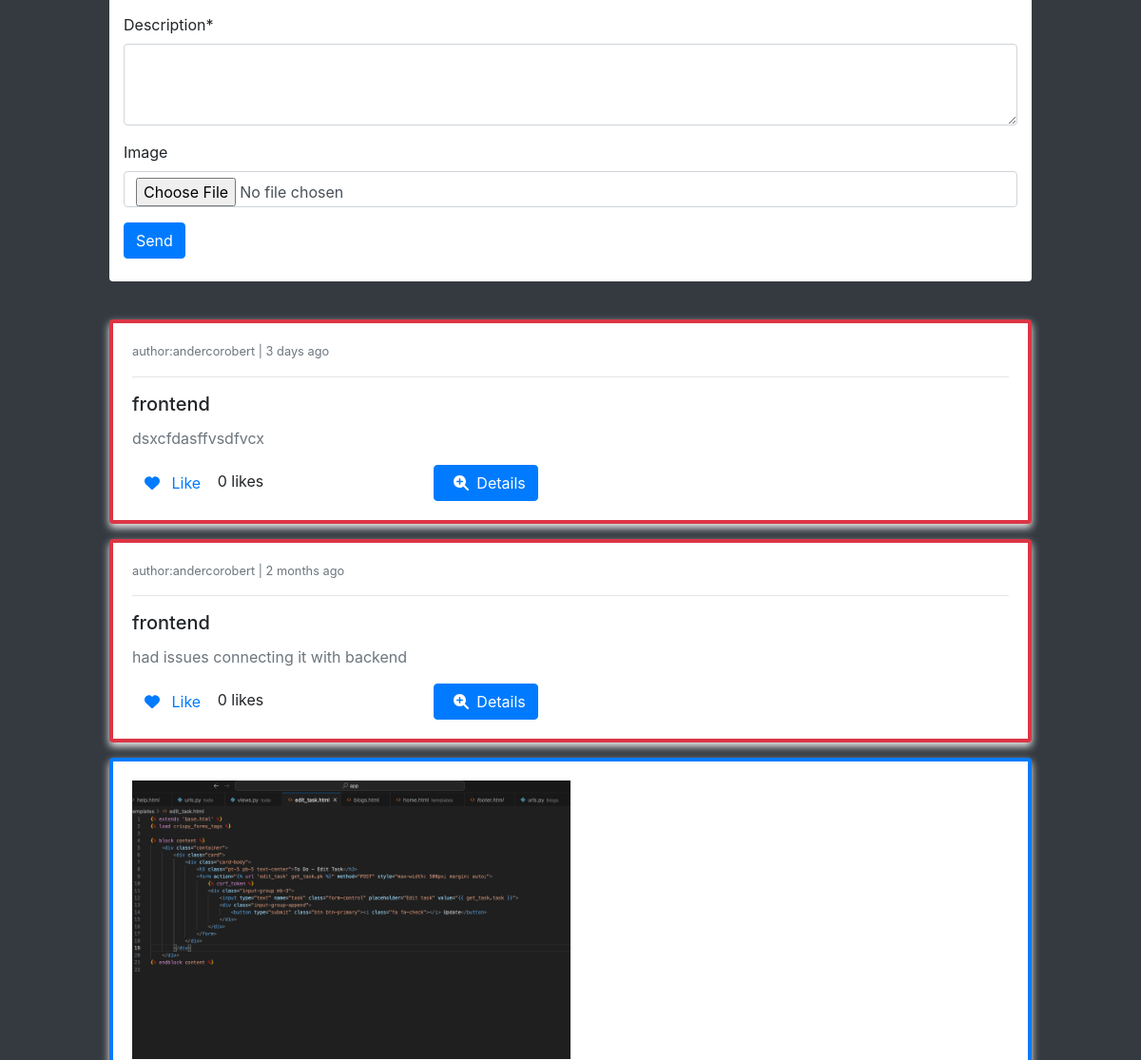
Before: /posts/ (signed in, middle part) with the older database file.
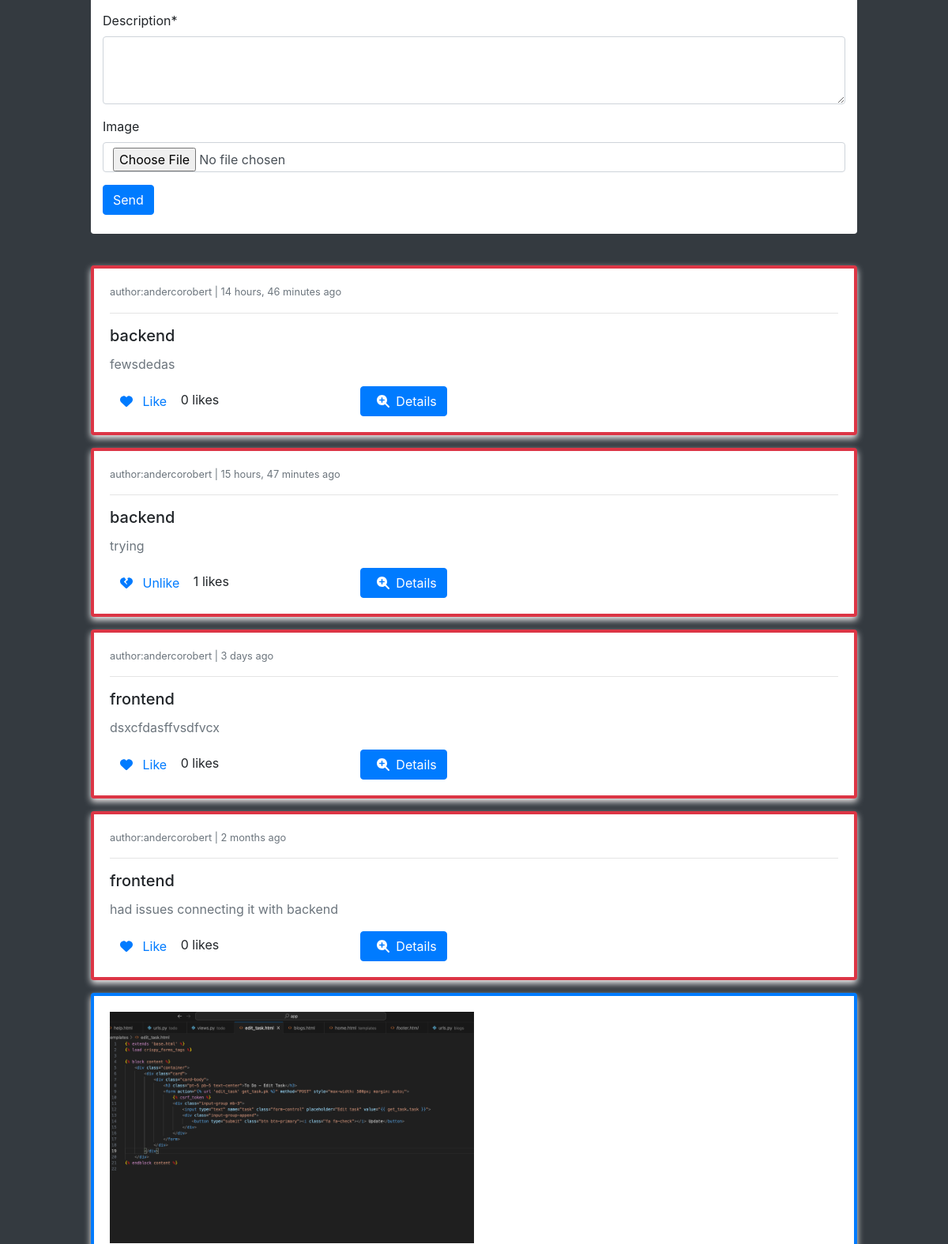
After: the same page with the newer database file.
### posts/models.py (models this page shows, shortened)
class Post(models.Model):
    author = models.ForeignKey(Profile, on_delete=models.CASCADE)
    liked = models.ManyToManyField(Profile, related_name="liked", blank=True)
    updated = models.DateTimeField(auto_now=True)
    created = models.DateTimeField(auto_now_add=True)

class ProblemPost(Post):
    report = models.ForeignKey(Report, on_delete=models.CASCADE)
    problem_reported = models.ForeignKey(ProblemReported, on_delete=models.CASCADE)
    objects = PostManager()
    def get_absolute_url(self):
        return reverse("posts:pp-detail", kwargs={"pk1": self.pk, 'pk': self.problem_reported.id})

class Post(models.Model):
    author = models.ForeignKey(Profile, on_delete=models.CASCADE)
    liked = models.ManyToManyField(Profile, related_name="liked", blank=True)
    updated = models.DateTimeField(auto_now=True)
    created = models.DateTimeField(auto_now_add=True)

class GeneralPost(Post):
    title = models.CharField(max_length=200)
    description = models.CharField(max_length=300)
    image = models.ImageField(upload_to=get_upload_path, blank=True, validators=[FileExtensionValidator(['png','jpg', 'jpeg'])])
    def get_absolute_url(self):
        return reverse("posts:gp-detail", kwargs={"pk": self.pk})

### reports/models.py (models this page shows, shortened)
class ProblemReported(models.Model):
    category = models.ForeignKey(Category, on_delete=models.CASCADE)
    description = models.TextField()
    problem_id = models.CharField(max_length=12, unique=True, blank=True, default=random_code)
    breakdown = models.PositiveIntegerField()
    public = models.BooleanField(default=True)
    user = models.ForeignKey(User, on_delete=models.CASCADE)
    report = models.ForeignKey(Report, on_delete=models.CASCADE)
    updated = models.DateTimeField(auto_now=True)
    created = models.DateTimeField(auto_now_add=True)
    objects=ProblemReportedManager()
    class Meta:
        verbose_name = "Problem Reported"
        verbose_name_plural = "Problems Reported"

### categories/models.py (models this page shows)
class Category(models.Model):
    name = models.CharField(max_length=200)
    description = models.TextField(blank=True)
    updated = models.DateTimeField(auto_now=True)
    created = models.DateTimeField(auto_now_add=True)
    def __str__(self):
        return self.name
    class Meta:
        verbose_name = "Category"
        verbose_name_plural = "Categories"

### posts/views.py (the view)
# urls.py: path('', PostCreateView.as_view(), name='post-list'),
class PostCreateView(FormUserRequiredMixin, CreateView):
    form_class = PostForm
    template_name = 'posts/board.html'
    success_url = reverse_lazy('posts:post-list')
    def get_context_data(self, **kwargs):
        qs1 = ProblemPost.objects.public_only()
        qs2 = GeneralPost.objects.all()
        qs = sorted(chain(qs1, qs2), reverse=True, key=lambda obj: obj.created)
        context=super().get_context_data(**kwargs)
        context["object_list"]= qs
        return context

### posts/forms.py (shortened to what this page needs)
class PostForm(forms.ModelForm):
    description = forms.CharField(widget=forms.Textarea(attrs={'rows':3}))
    class Meta:
        model = GeneralPost
        fields = ('title', 'description', 'image')

### blogs/context_processors.py (called while the page is built)
def get_categories(request):
    categories = Category.objects.all()
    return dict(categories=categories)

### posts/models.py (called while the page is built)
    def public_only(self):
        return self.filter(problem_reported__public = True)

### profiles/context_processors.py (called while the page is built)
def profile_pic(request):
    if request.user.is_authenticated:
        user = request.user
        try:
            profile_obj = Profile.objects.get(user=user)
            pic = profile_obj.profile_picture
        except Profile.DoesNotExist:
            pic = None
        return {'picture':pic}
    return {}

def get_profile(request):
    if request.user.is_authenticated:
        user = request.user
        try:
            profile_obj = Profile.objects.get(user=user)
        except Profile.DoesNotExist:
            pic = None
        return {'profile':profile_obj}
    return {}

### profiles/models.py (called while the page is built)
    def __str__(self):
        return "{}".format(self.user)

### posts/templates/posts/board.html (shortened to what this page needs)
{% extends 'base.html' %}
{% load crispy_forms_tags %}
{% block content %}
{% if request.user.is_authenticated  %}
<div class="col-10 mx-auto" style="margin-top: 70px;">
    <div class ='container bg-white pt-2 pb-4 rounded' style='margin-top: 30px;'>
        <form action="" method="POST" enctype="multipart/form-data">
            {{form|crispy}}
            <button type="submit" class="btn btn-primary">Send</button>
        </form>
    </div>
    <br>
    {% for obj in object_list %}
        <div class="{% if obj.problem_reported %}border-danger{% else %}border-primary{% endif %} card card-body mt-3" style="border-width: 4px;">
            {% if obj.problem_reported %}
                <small class='text-muted'> author:{{obj.problem_reported.user}} | {{obj.problem_reported.created|timesince}} ago </small>
                <hr>
                <h5 class= 'card-title'> {{obj.problem_reported.category}}</h5>
                <p class='card-text'> {{obj.problem_reported.description}}</p>
            {% else %}
                {% if obj.image %}
                    <div class='mb-3'><img class='w-50' src='{{obj.image.url}}'></div>
                {% endif %}
            {% endif %}
            <form action="{% url "posts:post-like" %}" method='POST'>
                <div class='row'>
                    <div class='col-4'>
                        <button class='btn btn-link' type='submit' style="text-decoration:none">
                        {% if profile not in obj.liked.all%}
                                <i class="fa-solid fa-heart"></i>
                                <span class='ml-2'>Like</span>
                        {% else %}
                                <i class="fa-solid fa-heart-crack"></i>
                                <span class='ml-2'>Unlike</span>
                        {% endif %}
                        </button>
                        <span class="text-black"> {{obj.liked.all.count}} likes </span>
                    </div>
                    <div class='col-4'>
                        <a href='{{obj.get_absolute_url}}' class='btn btn-primary'>
                            <span class='ml-2'><i class="fa-solid fa-magnifying-glass-plus mr-2"></i>Details </span>
                        </a>
                    </div>
                </div>
            </form>
        </div>
    {% endfor %}
{% else %}
    <div class = "text-white text-center h3" style="margin-top: 70px;"> Please log in! </div>
{% endif %}
</div>
{% endblock content %}

### templates/base.html (shortened to what this page needs)
{% load static %}
<!doctype html>
<html lang="en">
<head>
    <link rel="stylesheet" type="text/css" href="{% static "style.css" %}">
    <link rel="stylesheet" type="text/css" href="{% static "test.css" %}">
   <link rel="stylesheet" href="https://cdn.jsdelivr.net/npm/bootstrap@4.4.1/dist/css/bootstrap.min.css">
    <link href="//maxcdn.bootstrapcdn.com/bootstrap/4.1.1/css/bootstrap.min.css" rel="stylesheet" id="bootstrap-css">
</head>
<body>
   {% include 'navbar.html' %}
    <section class="bg-dark">
        <div class="pt-big">
        {% block content %}
        {% endblock content %}
        </div>
    </section>
</body>
</html>

### templates/navbar.html (shortened to what this page needs)
<!DOCTYPE html>
<html lang="en">
<head>
</head>
<body>
</body>
</html>

### static/style.css (style rules this page uses)
.pt-big { padding-top: 20px; }
body { background-color: orange; }

### static/test.css (style rules this page uses)
body { font-family: 'Arial', sans-serif; background-color: orange; margin: 0; padding: 0; }
.card { box-shadow: 0 4px 8px #f5f3f3; transition: transform 0.3s, box-shadow 0.3s; }
.card-body { padding: 20px; }
p { color: #6c757d; }

Changed rows visible on the page:
added ProblemPost: problem_reported.user "andercorobert", problem_reported.created "14 hours, 46 minutes", problem_reported.category "backend", problem_reported.description "fewsdedas", shows "Like", liked.all.count "0"
added ProblemPost: problem_reported.user "andercorobert", problem_reported.created "15 hours, 47 minutes", problem_reported.category "backend", problem_reported.description "trying", shows "Unlike", liked.all.count "1"
